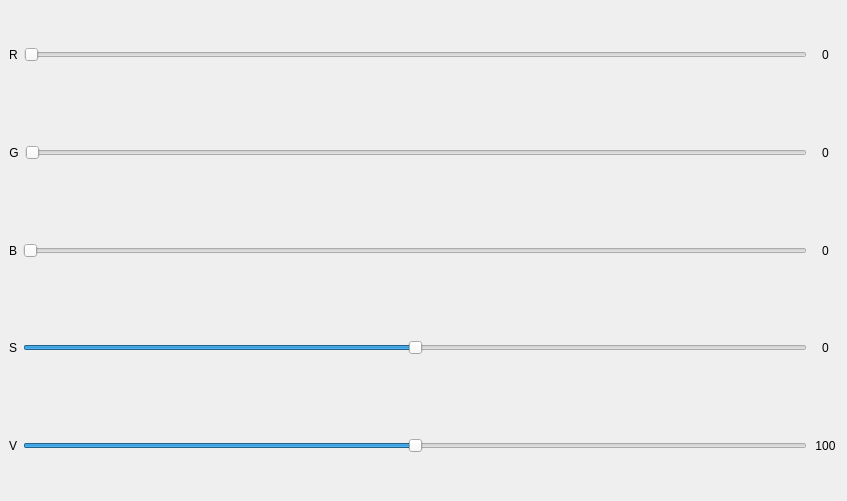
<?xml version="1.0" encoding="UTF-8"?>
<ui version="4.0">
 <class>DockWidget</class>
 <widget class="QDockWidget" name="DockWidget">
  <property name="geometry">
   <rect>
    <x>0</x>
    <y>0</y>
    <width>847</width>
    <height>501</height>
   </rect>
  </property>
  <property name="windowTitle">
   <string>DockWidget</string>
  </property>
  <widget class="QWidget" name="dockWidgetContents">
   <layout class="QVBoxLayout" name="verticalLayout_2">
    <item>
     <layout class="QVBoxLayout" name="verticalLayout">
      <item>
       <layout class="QHBoxLayout" name="horizontalLayout">
        <item>
         <widget class="QLabel" name="label_2">
          <property name="maximumSize">
           <size>
            <width>25</width>
            <height>16777215</height>
           </size>
          </property>
          <property name="text">
           <string>R</string>
          </property>
          <property name="alignment">
           <set>Qt::AlignCenter</set>
          </property>
         </widget>
        </item>
        <item>
         <widget class="QSlider" name="red_slider">
          <property name="maximum">
           <number>255</number>
          </property>
          <property name="orientation">
           <enum>Qt::Horizontal</enum>
          </property>
         </widget>
        </item>
        <item>
         <widget class="QLabel" name="red_label">
          <property name="minimumSize">
           <size>
            <width>25</width>
            <height>0</height>
           </size>
          </property>
          <property name="maximumSize">
           <size>
            <width>25</width>
            <height>16777215</height>
           </size>
          </property>
          <property name="text">
           <string>0</string>
          </property>
          <property name="alignment">
           <set>Qt::AlignCenter</set>
          </property>
         </widget>
        </item>
       </layout>
      </item>
      <item>
       <layout class="QHBoxLayout" name="horizontalLayout_3">
        <item>
         <widget class="QLabel" name="label_4">
          <property name="text">
           <string>G</string>
          </property>
          <property name="alignment">
           <set>Qt::AlignCenter</set>
          </property>
         </widget>
        </item>
        <item>
         <widget class="QSlider" name="green_slider">
          <property name="maximum">
           <number>255</number>
          </property>
          <property name="orientation">
           <enum>Qt::Horizontal</enum>
          </property>
         </widget>
        </item>
        <item>
         <widget class="QLabel" name="green_label">
          <property name="minimumSize">
           <size>
            <width>25</width>
            <height>0</height>
           </size>
          </property>
          <property name="text">
           <string>0</string>
          </property>
          <property name="alignment">
           <set>Qt::AlignCenter</set>
          </property>
         </widget>
        </item>
       </layout>
      </item>
      <item>
       <layout class="QHBoxLayout" name="horizontalLayout_4">
        <item>
         <widget class="QLabel" name="label_10">
          <property name="text">
           <string>B</string>
          </property>
         </widget>
        </item>
        <item>
         <widget class="QSlider" name="blue_slider">
          <property name="maximum">
           <number>255</number>
          </property>
          <property name="orientation">
           <enum>Qt::Horizontal</enum>
          </property>
         </widget>
        </item>
        <item>
         <widget class="QLabel" name="blue_label">
          <property name="minimumSize">
           <size>
            <width>25</width>
            <height>0</height>
           </size>
          </property>
          <property name="maximumSize">
           <size>
            <width>25</width>
            <height>16777215</height>
           </size>
          </property>
          <property name="text">
           <string>0</string>
          </property>
          <property name="alignment">
           <set>Qt::AlignCenter</set>
          </property>
         </widget>
        </item>
       </layout>
      </item>
      <item>
       <layout class="QHBoxLayout" name="horizontalLayout_5">
        <item>
         <widget class="QLabel" name="label_8">
          <property name="text">
           <string>S</string>
          </property>
         </widget>
        </item>
        <item>
         <widget class="QSlider" name="saturation_slider">
          <property name="maximum">
           <number>50</number>
          </property>
          <property name="value">
           <number>25</number>
          </property>
          <property name="orientation">
           <enum>Qt::Horizontal</enum>
          </property>
         </widget>
        </item>
        <item>
         <widget class="QLabel" name="saturation_label">
          <property name="minimumSize">
           <size>
            <width>25</width>
            <height>0</height>
           </size>
          </property>
          <property name="maximumSize">
           <size>
            <width>25</width>
            <height>16777215</height>
           </size>
          </property>
          <property name="text">
           <string>0</string>
          </property>
          <property name="alignment">
           <set>Qt::AlignCenter</set>
          </property>
         </widget>
        </item>
       </layout>
      </item>
      <item>
       <layout class="QHBoxLayout" name="horizontalLayout_2">
        <item>
         <widget class="QLabel" name="label_6">
          <property name="text">
           <string>V</string>
          </property>
         </widget>
        </item>
        <item>
         <widget class="QSlider" name="value_slider">
          <property name="maximum">
           <number>50</number>
          </property>
          <property name="value">
           <number>25</number>
          </property>
          <property name="sliderPosition">
           <number>25</number>
          </property>
          <property name="orientation">
           <enum>Qt::Horizontal</enum>
          </property>
         </widget>
        </item>
        <item>
         <widget class="QLabel" name="value_label">
          <property name="minimumSize">
           <size>
            <width>25</width>
            <height>0</height>
           </size>
          </property>
          <property name="maximumSize">
           <size>
            <width>25</width>
            <height>16777215</height>
           </size>
          </property>
          <property name="text">
           <string>100</string>
          </property>
          <property name="alignment">
           <set>Qt::AlignCenter</set>
          </property>
         </widget>
        </item>
       </layout>
      </item>
     </layout>
    </item>
   </layout>
  </widget>
 </widget>
 <resources/>
 <connections/>
</ui>
